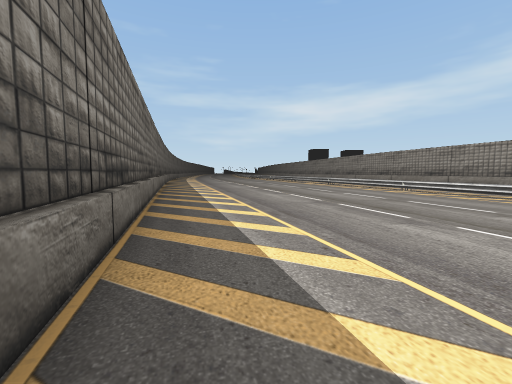
View 1 (above)

17 first-person views from a walk through a scene from a Unity 3-D project. The camera is 1.5 m above the floor, tilts 4° down and sees 90° across. The floor is counted in squares, 2 m on a side. Each view is taken from the middle of a square. On the plan, view 1 faces up. The plan holds only what a view shows up to about 9 squares ahead; the rest is blank. The place goes on beyond the plan. The player is left out. Some animated figures are not drawn.

View 2
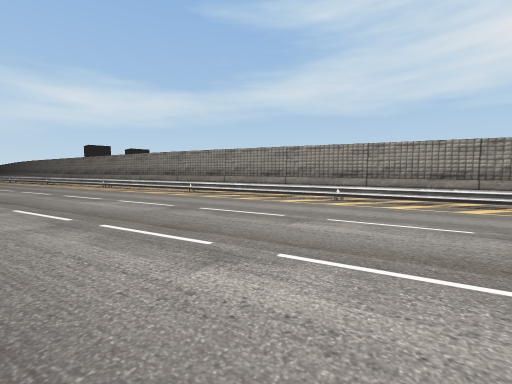

View 3
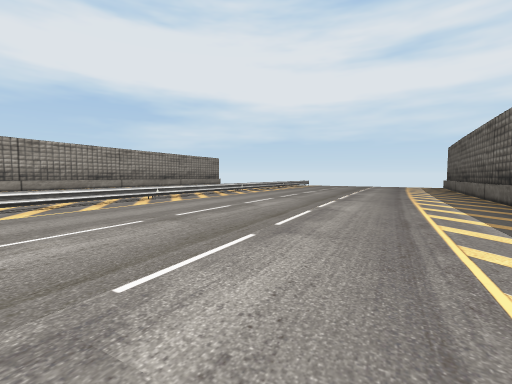

View 4
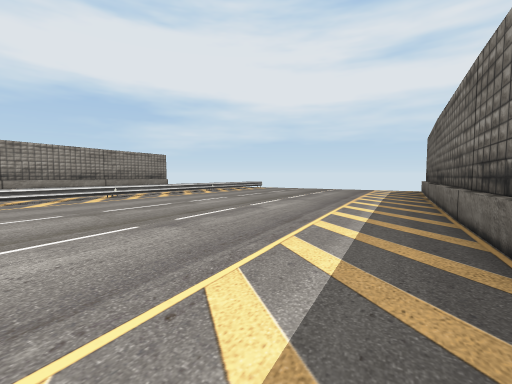

View 5
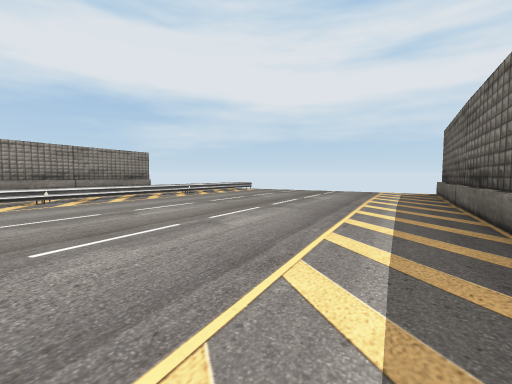

View 6
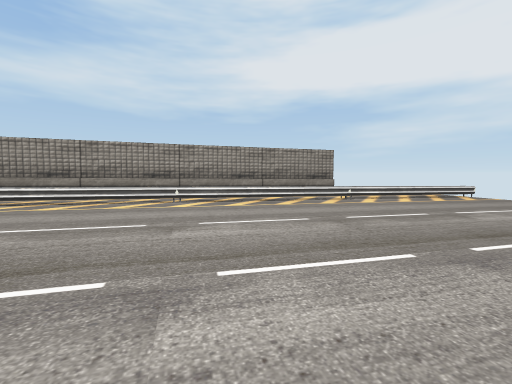

View 7
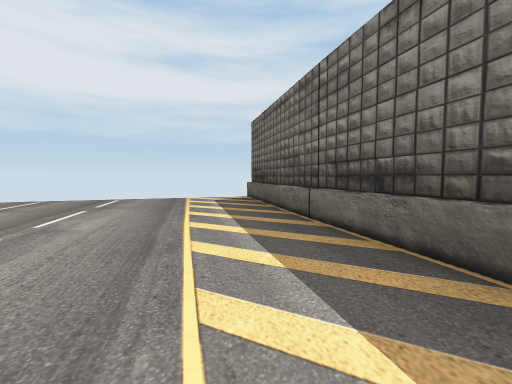

View 8
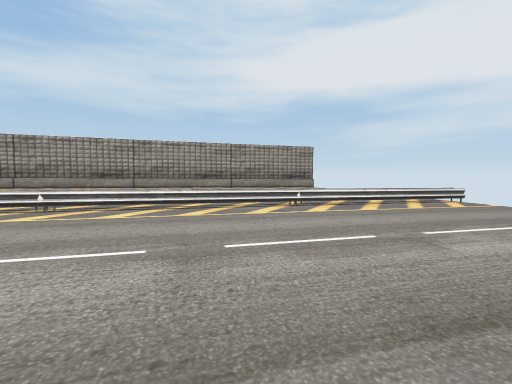

View 9
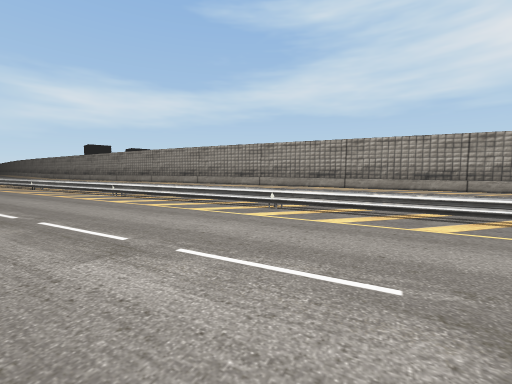

View 10
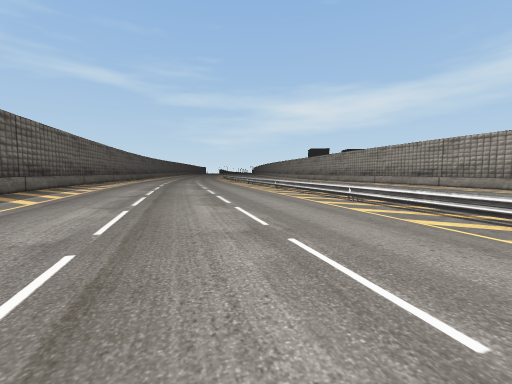

View 11
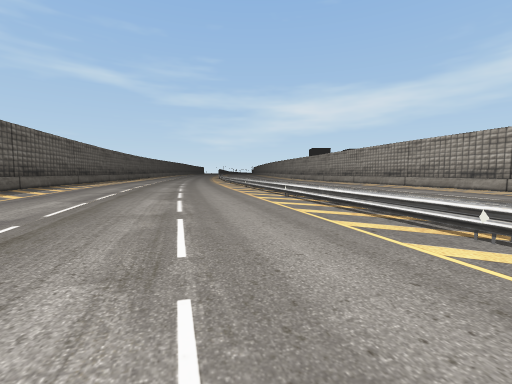

View 12
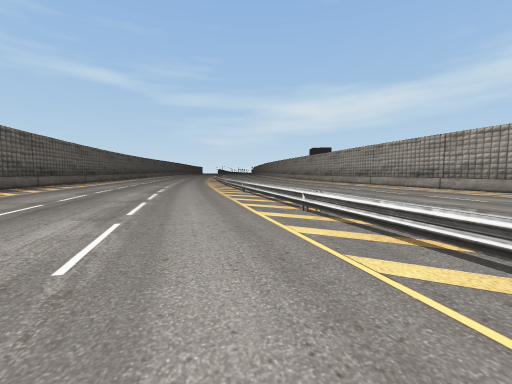

View 13
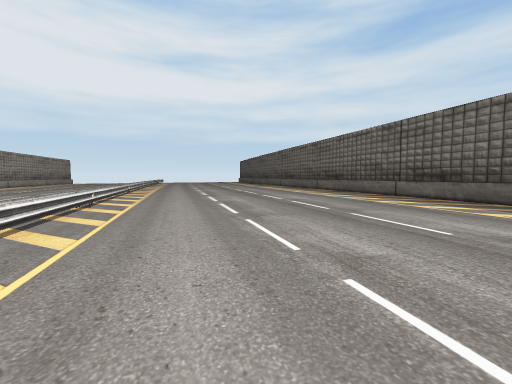

View 14
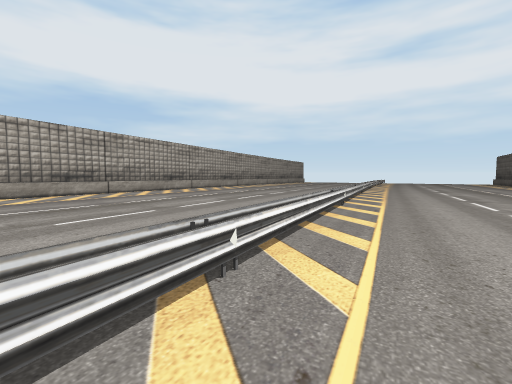

View 15
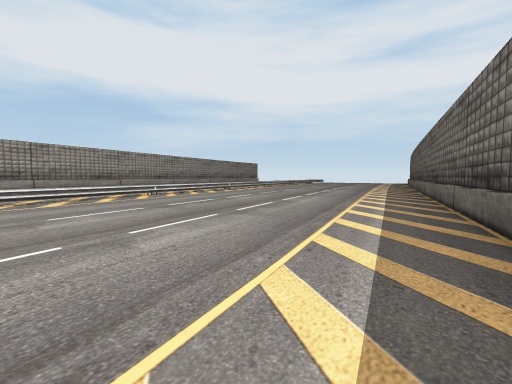

View 16
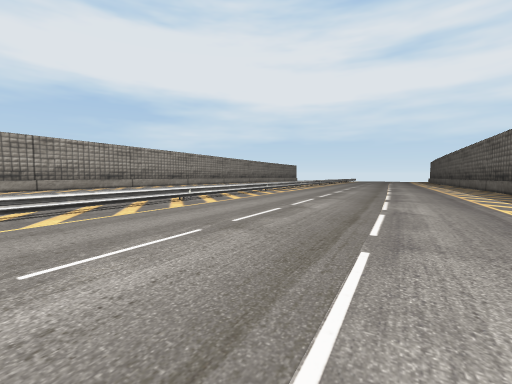

View 17
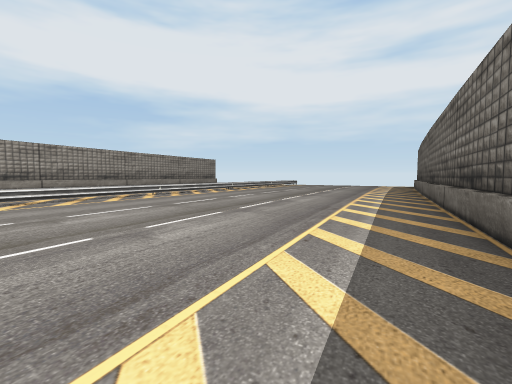

### Floor plan
Key: @ floor where view 1 was taken; # wall or solid block; . main floor; : floor 0.25 m higher than the main floor; - floor 0.25 m lower than the main floor; _ floor 0.5 m lower than the main floor; < floor 0.75 m lower than the main floor; = window, fence, low wall or low ledge.
Columns run from 4 left of view 1 to 15 right of it. Each row starts with its distance up from view 1.
 25 ::....=.  .....
 24 ::....==  .....
 23 :......=  ....
 22 .......=.  ....
 21 .......=.  ....
 20 .......==   ..
 19 ........=
 18 ........=
 17 ........==........-#
 16 .........=.......--#
 15 .........=.....---
 14 .........==...---
 13 ..........=..----
 12 ..........=-----
 11 #.........==---
 10 #........--=--
  9 #......----=-
  8 ##....-----=-
  7  #...------==
  6  #.---------=-
  5  #----------=-
  4  ##---------==-
  3   #----------=-
  2   #----------=-
  1   ##---------==
  0    #@---------=_
 -1    #---------_=_
 -2    ##------___==_
 -3     #-----_____=_
 -4     #---_______=_
 -5     ##-________=_
 -6      #_________==
 -7      #__________=_
 -8      #__________=_
 -9      ##_________==
-10       #__________=
-11       #__________=_
-12       ##_________=<
-13        #________<==
-14        #_______<<<=
-15        #______<<<<=
-16        ##___<<<

Where each view was taken, in squares from view 1:
view 1: 0 up, 0 right, facing up
view 2: 2 up, 1 right, facing up-right
view 3: 4 up, 1 right, facing down-right
view 4: 2 down, 1 right, facing down-right
view 5: 4 down, 2 right, facing down-right
view 6: 7 down, 4 right, facing right
view 7: 8 down, 4 right, facing down
view 8: 9 down, 6 right, facing right
view 9: 7 up, 2 right, facing up-right
view 10: 9 up, 2 right, facing up
view 11: 13 up, 2 right, facing up
view 12: 16 up, 2 right, facing up
view 13: 17 up, 2 right, facing down
view 14: 17 up, 3 right, facing down-right
view 15: 15 up, 4 left, facing down-right
view 16: 25 up, 4 left, facing down-right
view 17: 5 up, 1 left, facing down-right
